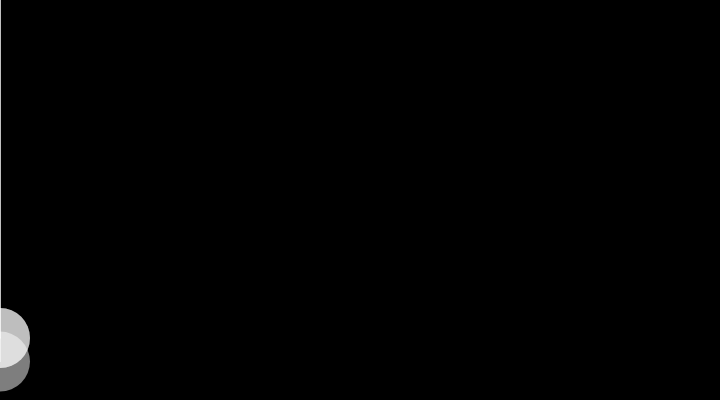
Frame 1 (no input)
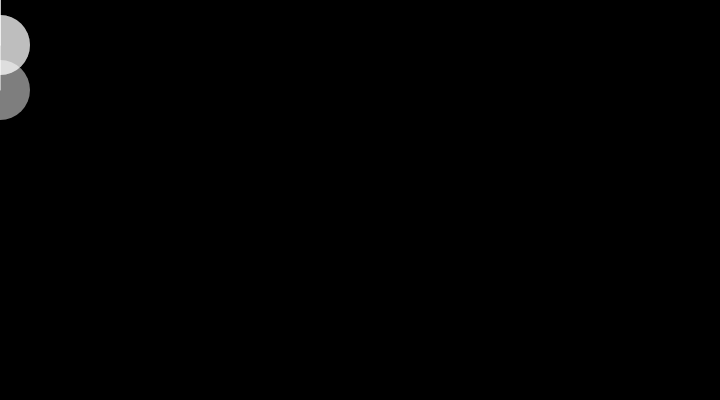
Frame 60 (no input)
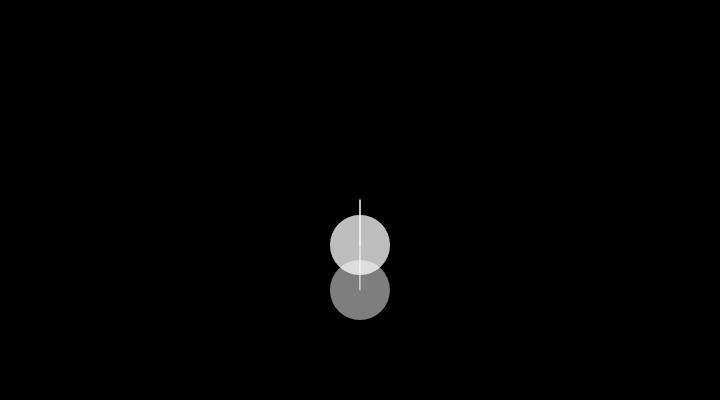
Frame 120 (the mouse pressed at the canvas centre since frame 60)

The p5.js sketch that drew these frames (run headless with seeded random() and noise() and a simulated clock; from frame 60 on, the mouse is pressed at the canvas centre):

// p5.js sketch
// ── sketch.js
/*
 * @name Chain
 * @arialabel Two slightly opaque white circles connected by a white line. The user’s mouse moves the top of the string and the circles follow but are also affected by gravity.
 * @description One mass is attached to the mouse position and the other is attached the position of the other mass. The gravity in the environment pulls down on both.
 * <br><br><small><em>This example is ported from the <a href="https://processing.org/examples/">Processing website</a></em></small>
 */
let s1, s2;
let gravity = 9.0;
let mass = 2.0;

function setup() {
  createCanvas(720, 400);
  fill(255, 126);
  // Inputs: x, y, mass, gravity
  s1 = new Spring2D(0.0, width / 2, mass, gravity);
  s2 = new Spring2D(0.0, width / 2, mass, gravity);
  s3 = new Spring2D(0.0, width / 2, mass, gravity);
}

function draw() {
  background(0);
  s1.update(mouseX, mouseY);
  s1.display(mouseX, mouseY);
  s2.update(s1.x, s1.y);
  s2.display(s1.x, s1.y);
  s3.update(mouseX, mouseY);
  s3.display(mouseX, mouseY);
}

function Spring2D(xpos, ypos, m, g) {
  this.x = xpos;// The x- and y-coordinates
  this.y = ypos;
  this.vx = 0; // The x- and y-axis velocities
  this.vy = 0;
  this.mass = m;
  this.gravity = g;
  this.radius = 30;
  this.stiffness = 0.2;
  this.damping = 0.7;

  this.update = function(targetX, targetY) {
    let forceX = (targetX - this.x) * this.stiffness;
    let ax = forceX / this.mass;
    this.vx = this.damping * (this.vx + ax);
    this.x += this.vx;
    let forceY = (targetY - this.y) * this.stiffness;
    forceY += this.gravity;
    let ay = forceY / this.mass;
    this.vy = this.damping * (this.vy + ay);
    this.y += this.vy;
  }

  this.display = function(nx, ny) {
    noStroke();
    ellipse(this.x, this.y, this.radius * 2, this.radius * 2);
    stroke(255);
    line(this.x, this.y, nx, ny);
  }
}
